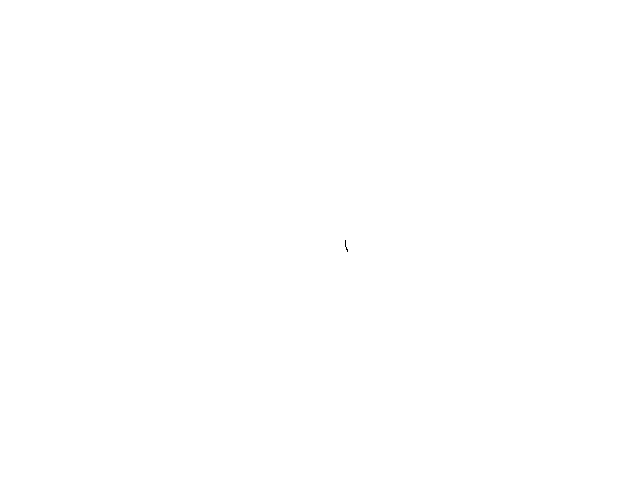
Frame 1 (no input)
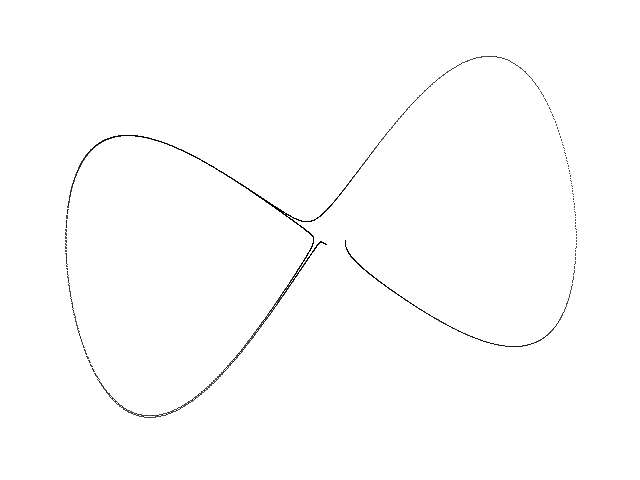
Frame 60 (the mouse pressed at the canvas centre just before this capture)
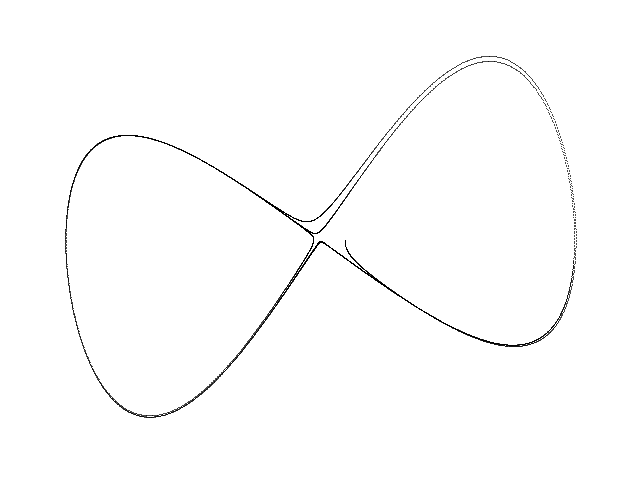
Frame 120 (the mouse held since frame 60 and released just before this capture)

The Processing sketch that drew these frames (run headless with seeded random() and noise(); from frame 60 on, the mouse is pressed at the canvas centre):

// Processing sketch: Shilnikov
// ── Shilnikov.pde
// Shilnikov chaotic attractor //

  float x = 0.1;
  float y = 0.0;
  float z = 0.0;
  float dt = 0.005;
  float a = 0.71;
  float b = 1.8587;
  float c = -4.45;
  float d = 0.0511;

void setup() {
  
  size(640, 480);
  background(255);
  
}

void draw() {
  
  for (int i=0; i<100; i++) {
    
    float nx = x;
    float ny = y;
    float nz = z;
        
    x = nx + dt * ny;
    y = ny + dt * (nx -2.0 * pow(nx, 3.0) - a * ny + b * pow(nx, 2.0) * ny - ny * nz);
    z = nz + dt * (c * pow(nz, 2.0) + d * pow(nx, 2.0));
  
    point(320 + (250 * x), 240 + (260 * y));
        
  }

}
